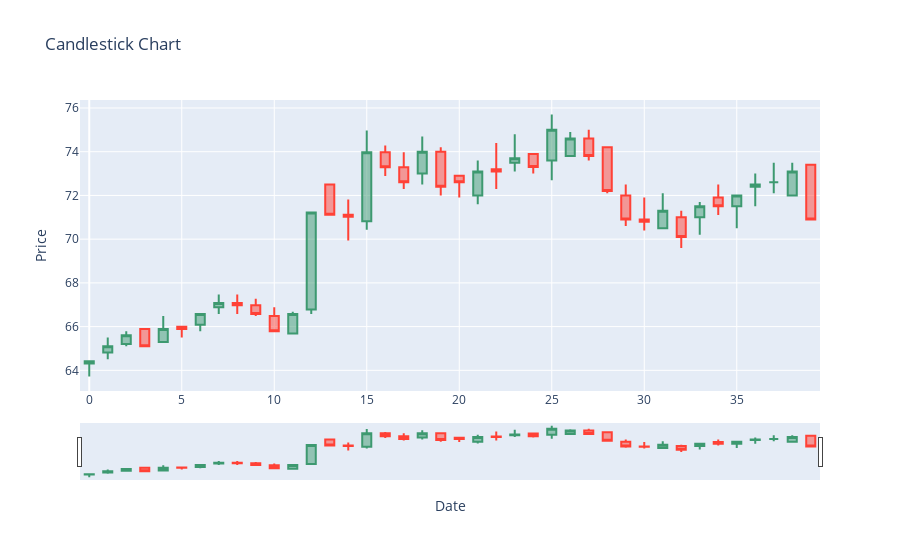

Notebook code cell kept with this figure:
### Code cell
import plotly.graph_objects as go

# Create a candlestick chart
fig = go.Figure(data=[go.Candlestick(
    x=event_prices.index,
    open=event_prices['open'],
    high=event_prices['high'],
    low=event_prices['low'],
    close=event_prices['close']
)])

# Update layout
fig.update_layout(
    title='Candlestick Chart',
    yaxis_title='Price',
    xaxis_title='Date'
)

fig.show()

### Figure 1 — Plotly figure (JSON) as saved in the notebook; plotly's stock layout.template omitted (floating-point values rounded to 4 significant figures)
{"data": [{"close": [64.41, 65.1, 65.6, 65.1, 65.89, 65.89, 66.58, 67.08, 66.98, 66.58, 65.79, 66.58, 71.22, 71.12, 71.02, 73.98, 73.29, 72.6, 74, 72.4, 72.6, 73.1, 73.1, 73.7, 73.3, 75, 74.6, 73.8, 72.2, 70.9, 70.8, 71.3, 70.1, 71.5, 71.5, 72, 72.5, 72.6, 73.1, 70.9], "high": [64.41, 65.5, 65.79, 65.89, 66.48, 65.99, 66.58, 67.47, 67.47, 67.27, 66.88, 66.68, 71.22, 72.5, 71.81, 74.97, 74.28, 73.98, 74.7, 74.2, 72.9, 73.6, 74.4, 74.8, 73.9, 75.7, 74.9, 75, 74.2, 72.5, 71.9, 72.1, 71.3, 71.7, 72.5, 72, 73, 73.5, 73.5, 73.4], "low": [63.72, 64.51, 65.1, 65.1, 65.3, 65.5, 65.79, 66.58, 66.58, 66.48, 65.79, 65.69, 66.58, 71.12, 69.94, 70.43, 72.89, 72.3, 72.5, 72, 71.9, 71.6, 72.3, 73.1, 73, 72.7, 73.8, 73.6, 72.1, 70.6, 70.4, 70.5, 69.6, 70.2, 71.1, 70.5, 71.5, 72.1, 72, 70.9], "open": [64.31, 64.81, 65.2, 65.89, 65.3, 65.99, 66.09, 66.88, 67.08, 66.98, 66.48, 65.69, 66.78, 72.5, 71.12, 70.82, 73.98, 73.29, 73, 74, 72.9, 72, 73.2, 73.5, 73.9, 73.6, 73.8, 74.6, 74.2, 72, 70.9, 70.5, 71, 71, 71.9, 71.5, 72.4, 72.6, 72, 73.4], "type": "candlestick", "x": [0, 1, 2, 3, 4, 5, 6, 7, 8, 9, 10, 11, 12, 13, 14, 15, 16, 17, 18, 19, 20, 21, 22, 23, 24, 25, 26, 27, 28, 29, 30, 31, 32, 33, 34, 35, 36, 37, 38, 39]}], "layout": {"title": {"text": "Candlestick Chart"}, "xaxis": {"title": {"text": "Date"}}, "yaxis": {"title": {"text": "Price"}}}}
